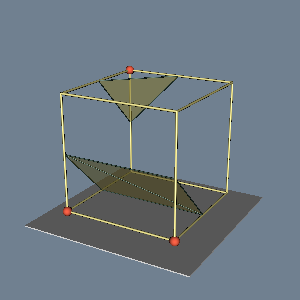

Write Python code to recreate this figure.
#!/usr/bin/env python

# Display marching cubes case 7 rotated 180 degrees.

# Factory overrides: importing these modules registers the OpenGL rendering
# and interaction style implementations for vtkRenderingCore factory classes.
import vtkmodules.vtkInteractionStyle  # noqa: F401
import vtkmodules.vtkRenderingOpenGL2  # noqa: F401

# VTK pipeline classes used in this example
from vtkmodules.vtkCommonCore import (
    vtkFloatArray,
    vtkIdList,
    vtkPoints,
)
from vtkmodules.vtkCommonDataModel import vtkUnstructuredGrid
from vtkmodules.vtkFiltersCore import (
    vtkContourFilter,
    vtkExtractEdges,
    vtkGlyph3D,
    vtkThresholdPoints,
    vtkTubeFilter,
)
from vtkmodules.vtkFiltersGeneral import vtkShrinkPolyData
from vtkmodules.vtkFiltersSources import (
    vtkCubeSource,
    vtkSphereSource,
)
from vtkmodules.vtkRenderingCore import (
    vtkActor,
    vtkPolyDataMapper,
    vtkRenderWindow,
    vtkRenderWindowInteractor,
    vtkRenderer,
)

# Colors (normalized RGB)
slate_grey = (0.439, 0.502, 0.565)
lamp_black = (0.180, 0.278, 0.231)
banana = (0.890, 0.812, 0.341)
khaki = (0.941, 0.902, 0.549)
tomato = (1.000, 0.388, 0.278)

# Case 7 vertex pattern: 1=IN, 0=OUT
pattern = [1, 1, 0, 0, 0, 0, 1, 0]

# Source: define a single hexahedron cell
scalars = vtkFloatArray()
for v in pattern:
    scalars.InsertNextValue(float(v))

points = vtkPoints()
points.InsertNextPoint(0, 0, 0)
points.InsertNextPoint(1, 0, 0)
points.InsertNextPoint(1, 1, 0)
points.InsertNextPoint(0, 1, 0)
points.InsertNextPoint(0, 0, 1)
points.InsertNextPoint(1, 0, 1)
points.InsertNextPoint(1, 1, 1)
points.InsertNextPoint(0, 1, 1)

ids = vtkIdList()
for j in range(8):
    ids.InsertNextId(j)

grid = vtkUnstructuredGrid()
grid.Allocate(10, 10)
grid.InsertNextCell(12, ids)
grid.SetPoints(points)
grid.GetPointData().SetScalars(scalars)

# Filter: contour at 0.5 to find isosurface triangles
marching = vtkContourFilter()
marching.SetInputData(grid)
marching.SetValue(0, 0.5)
marching.Update()

# Filter: extract and tube the triangle edges
triangle_edges = vtkExtractEdges()
triangle_edges.SetInputConnection(marching.GetOutputPort())

triangle_edge_tubes = vtkTubeFilter()
triangle_edge_tubes.SetInputConnection(triangle_edges.GetOutputPort())
triangle_edge_tubes.SetRadius(0.005)
triangle_edge_tubes.SetNumberOfSides(6)
triangle_edge_tubes.UseDefaultNormalOn()
triangle_edge_tubes.SetDefaultNormal(0.577, 0.577, 0.577)

triangle_edge_mapper = vtkPolyDataMapper()
triangle_edge_mapper.SetInputConnection(triangle_edge_tubes.GetOutputPort())
triangle_edge_mapper.ScalarVisibilityOff()

triangle_edge_actor = vtkActor()
triangle_edge_actor.SetMapper(triangle_edge_mapper)
triangle_edge_actor.GetProperty().SetDiffuseColor(lamp_black)
triangle_edge_actor.GetProperty().SetSpecular(0.4)
triangle_edge_actor.GetProperty().SetSpecularPower(10)

# Filter: shrink the contour triangles for clarity
shrinker = vtkShrinkPolyData()
shrinker.SetShrinkFactor(1)
shrinker.SetInputConnection(marching.GetOutputPort())

triangle_mapper = vtkPolyDataMapper()
triangle_mapper.ScalarVisibilityOff()
triangle_mapper.SetInputConnection(shrinker.GetOutputPort())

triangle_actor = vtkActor()
triangle_actor.SetMapper(triangle_mapper)
triangle_actor.GetProperty().SetDiffuseColor(banana)
triangle_actor.GetProperty().SetOpacity(0.6)

# Source: cube outline
cube_model = vtkCubeSource()
cube_model.SetCenter(0.5, 0.5, 0.5)

cube_edges_filter = vtkExtractEdges()
cube_edges_filter.SetInputConnection(cube_model.GetOutputPort())

cube_tubes = vtkTubeFilter()
cube_tubes.SetInputConnection(cube_edges_filter.GetOutputPort())
cube_tubes.SetRadius(0.01)
cube_tubes.SetNumberOfSides(6)
cube_tubes.UseDefaultNormalOn()
cube_tubes.SetDefaultNormal(0.577, 0.577, 0.577)

cube_tube_mapper = vtkPolyDataMapper()
cube_tube_mapper.SetInputConnection(cube_tubes.GetOutputPort())

cube_edges_actor = vtkActor()
cube_edges_actor.SetMapper(cube_tube_mapper)
cube_edges_actor.GetProperty().SetDiffuseColor(khaki)
cube_edges_actor.GetProperty().SetSpecular(0.4)
cube_edges_actor.GetProperty().SetSpecularPower(10)

# Filter: sphere glyphs at active (IN) vertices
sphere_source = vtkSphereSource()
sphere_source.SetRadius(0.04)
sphere_source.SetPhiResolution(20)
sphere_source.SetThetaResolution(20)

threshold_in = vtkThresholdPoints()
threshold_in.SetInputData(grid)
threshold_in.SetUpperThreshold(0.5)
threshold_in.SetThresholdFunction(threshold_in.THRESHOLD_UPPER)

vertices_glyph = vtkGlyph3D()
vertices_glyph.SetInputConnection(threshold_in.GetOutputPort())
vertices_glyph.SetSourceConnection(sphere_source.GetOutputPort())

sphere_mapper = vtkPolyDataMapper()
sphere_mapper.SetInputConnection(vertices_glyph.GetOutputPort())
sphere_mapper.ScalarVisibilityOff()

cube_vertices_actor = vtkActor()
cube_vertices_actor.SetMapper(sphere_mapper)
cube_vertices_actor.GetProperty().SetDiffuseColor(tomato)

# Source: base platform
base_model = vtkCubeSource()
base_model.SetXLength(1.5)
base_model.SetYLength(0.01)
base_model.SetZLength(1.5)

base_mapper = vtkPolyDataMapper()
base_mapper.SetInputConnection(base_model.GetOutputPort())

base_actor = vtkActor()
base_actor.SetMapper(base_mapper)
base_actor.SetPosition(0.5, -0.09, 0.5)

# Renderer: assemble the scene (rotated 180 degrees)
renderer = vtkRenderer()
renderer.AddActor(triangle_edge_actor)
renderer.AddActor(base_actor)
renderer.AddActor(cube_edges_actor)
renderer.AddActor(cube_vertices_actor)
renderer.AddActor(triangle_actor)
renderer.SetBackground(slate_grey)

# Window: display the rendered scene
render_window = vtkRenderWindow()
render_window.AddRenderer(renderer)
render_window.SetWindowName("marching cubes case 7")
render_window.SetMultiSamples(0)
render_window.SetSize(300, 300)

# Scene: configure the camera
renderer.GetActiveCamera().Dolly(1.2)
renderer.GetActiveCamera().Azimuth(210)
renderer.GetActiveCamera().Elevation(20)
renderer.ResetCamera()
renderer.ResetCameraClippingRange()

# Interactor: handle mouse and keyboard events
render_window_interactor = vtkRenderWindowInteractor()
render_window_interactor.SetRenderWindow(render_window)

# Launch the interactive visualization
render_window_interactor.Initialize()
render_window_interactor.Start()
